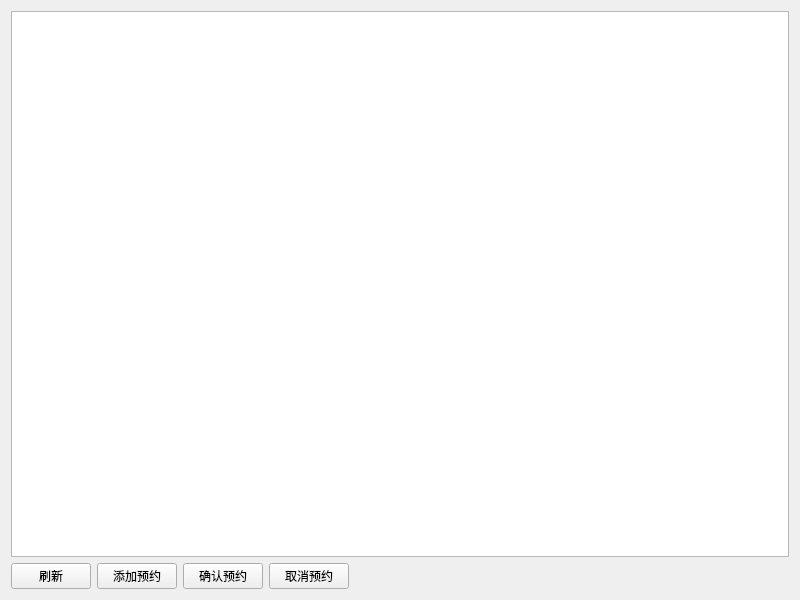
<?xml version="1.0" encoding="UTF-8"?>
<ui version="4.0">
 <class>AppointmentView</class>
 <widget class="QWidget" name="AppointmentView">
  <property name="geometry">
   <rect>
    <x>0</x>
    <y>0</y>
    <width>800</width>
    <height>600</height>
   </rect>
  </property>
  <property name="windowTitle">
   <string>预约管理</string>
  </property>
  <layout class="QVBoxLayout" name="verticalLayout">
   <item>
    <widget class="QTableView" name="tableView">
     <property name="alternatingRowColors">
      <bool>true</bool>
     </property>
     <property name="selectionMode">
      <enum>QAbstractItemView::SingleSelection</enum>
     </property>
     <property name="selectionBehavior">
      <enum>QAbstractItemView::SelectRows</enum>
     </property>
     <property name="editTriggers">
      <enum>QAbstractItemView::NoEditTriggers</enum>
     </property>
    </widget>
   </item>
   <item>
    <layout class="QHBoxLayout" name="horizontalLayout">
     <item>
      <widget class="QPushButton" name="btRefresh">
       <property name="text">
        <string>刷新</string>
       </property>
      </widget>
     </item>
     <item>
      <widget class="QPushButton" name="btAddAppointment">
       <property name="text">
        <string>添加预约</string>
       </property>
      </widget>
     </item>
     <item>
      <widget class="QPushButton" name="btConfirm">
       <property name="text">
        <string>确认预约</string>
       </property>
      </widget>
     </item>
     <item>
      <widget class="QPushButton" name="btCancel">
       <property name="text">
        <string>取消预约</string>
       </property>
      </widget>
     </item>
     <item>
      <spacer name="horizontalSpacer">
       <property name="orientation">
        <enum>Qt::Horizontal</enum>
       </property>
       <property name="sizeHint" stdset="0">
        <size>
         <width>40</width>
         <height>20</height>
        </size>
       </property>
      </spacer>
     </item>
    </layout>
   </item>
  </layout>
 </widget>
 <resources/>
 <connections/>
</ui>
